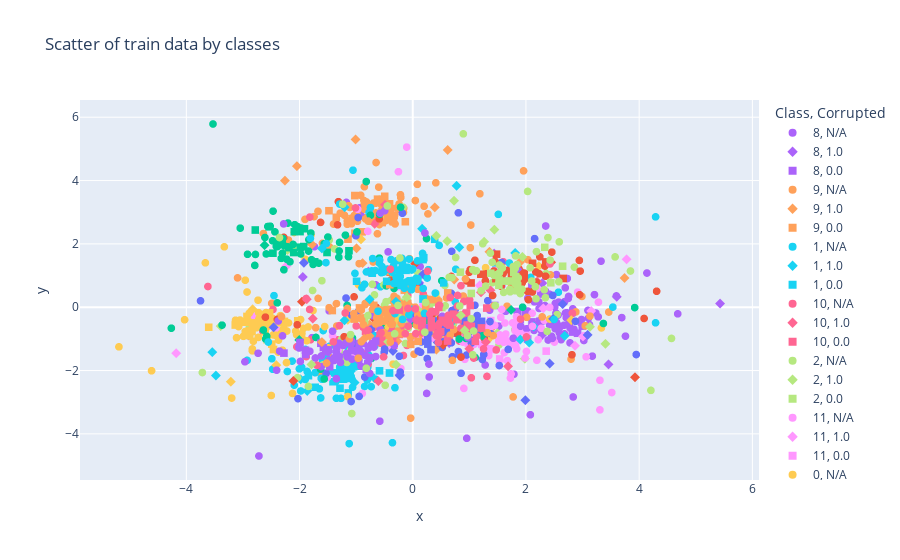

The notebook cell saved with this chart:
### Code cell
# Plot all train data spliting by classes and 'Corrupted' label
vis_PCA(train_data.fillna('N/A'), 'Class', 'Corrupted', 'Scatter of train data by classes')
